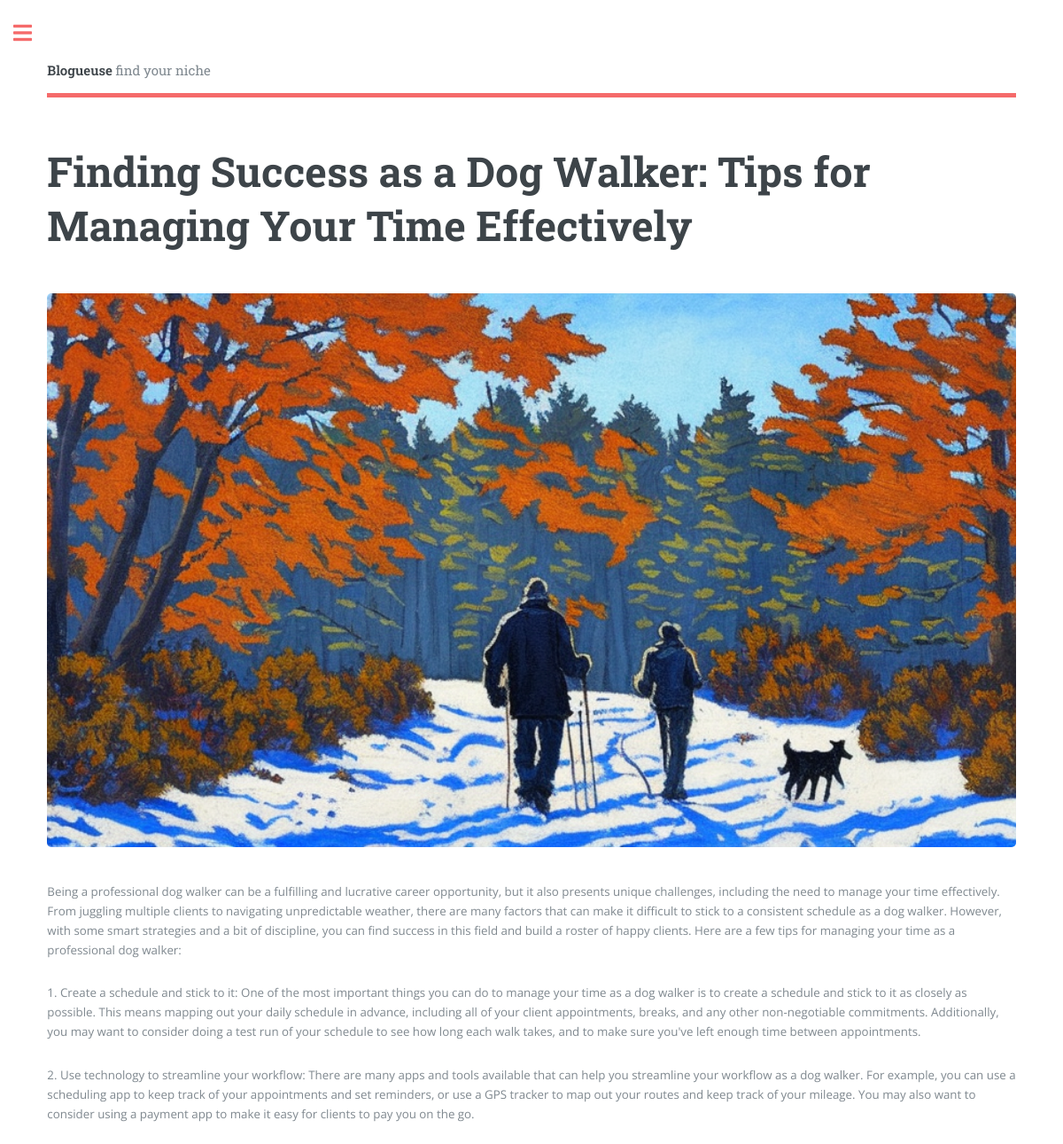
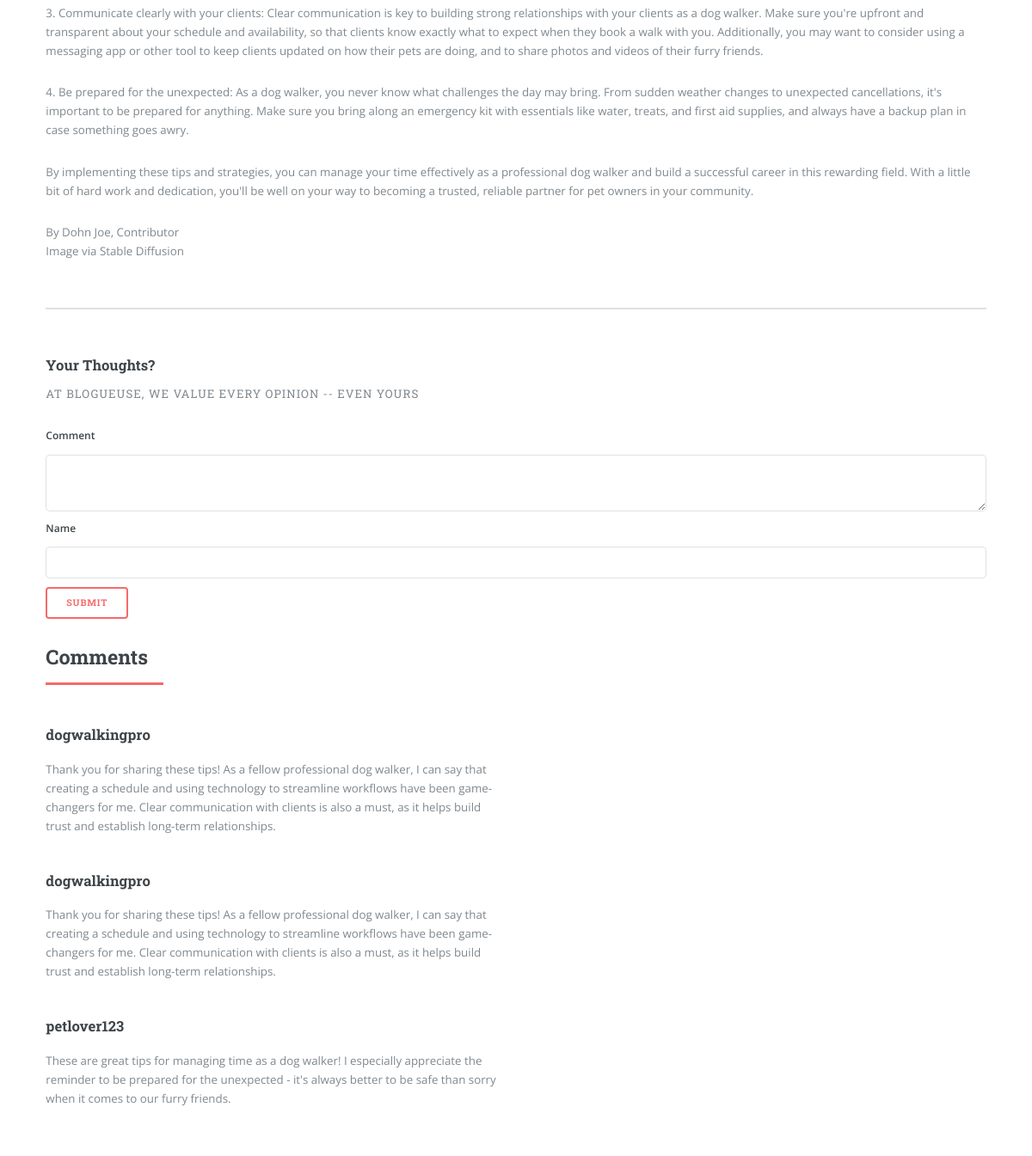
/posts/19, run on the app's committed database (2 pictures, top to bottom).
### tables this page shows
CREATE TABLE Post (
        id INTEGER PRIMARY KEY,
        authorid INTEGER,
        title TEXT NOT NULL,
        preview TEXT,
        content TEXT NOT NULL,
        created_utc INTEGER NOT NULL,
        FOREIGN KEY (authorid) REFERENCES Author (id)
    );

CREATE TABLE Author (
        id INTEGER PRIMARY KEY,
        name TEXT NOT NULL,
        role TEXT,
        bio TEXT
    );

CREATE TABLE Comment (
        id INTEGER PRIMARY KEY,
        postid INTEGER,
        author TEXT NOT NULL,
        content TEXT NOT NULL,
        created_utc INTEGER NOT NULL,
        FOREIGN KEY (postid) REFERENCES Post (id)
    );

### controllers/post.py (the view, shortened to what this page needs)
@post_blueprint.route('/posts/<int:post_id>', methods=['GET', 'POST'])
def show_post(post_id):
    form = CommentForm()
    form.post_id.data = post_id
    searchform = SearchForm()
    spotlight = get_spotlight_posts()
    selectedpost = BusinessLogicLayer.businesslogic.getposts(post_id)
    if not selectedpost:
        abort(404, "Sorry, we couldn't find the post you requested.")
    comments = BusinessLogicLayer.businesslogic.get_comments_by_post_id(post_id)
    selectedpost.addcomments(comments)
    author = BusinessLogicLayer.businesslogic.getauthors(selectedpost.authorid)
    return render_template('/postdetail.html', post=selectedpost, form=form, spotlight_topic = spotlight['topic'].name, spotlight_posts = spotlight['posts'],  searchform = searchform, author=author)

### forms.py
class CommentForm(FlaskForm):
    post_id = HiddenField('Post ID', validators=[DataRequired()])
    comment = TextAreaField('Comment', validators=[DataRequired(), Length(max=500), NoProfanity()])
    name = StringField('Name', validators=[Optional(), Length(max=50)])
    recaptcha = RecaptchaField()

class SearchForm(FlaskForm):
    query = StringField('Search', validators=[DataRequired(), Length(max=100)])
    submit = SubmitField('Search')

### BusinessLogicLayer/businesslogic.py (called while the page is built)
def populate_post_tags_and_author(post):
    tags = []
    posttags = DataAccessLayer.dataaccess.get_post_tags_by_postid(post.id)
    for posttag in posttags:
        tagid = int(posttag['tagid'])
        tag = DataAccessLayer.dataaccess.get_tags_by_id(tagid)
        tags.append(tag)
    post.addtags(tags)
    author = DataAccessLayer.dataaccess.get_authors(post.authorid)
    post.addauthor(author)

def getposts(id=None):
    posts = DataAccessLayer.dataaccess.get_posts(id)
    if(id):
        populate_post_tags_and_author(posts)
    else:
        for post in posts:
            populate_post_tags_and_author(post)
    return posts

def get_posts_by_tag(tagid):
    posttags = DataAccessLayer.dataaccess.get_post_tags_by_tagid(tagid)
    posts = []
    for posttag in posttags:
        postid = int(posttag['postid'])
        post = getposts(postid)
        posts.append(post)
    return posts

def getauthors(id=None):
    return DataAccessLayer.dataaccess.get_authors(id)

def get_comments_by_post_id(post_id):
    comments = DataAccessLayer.dataaccess.get_comments_by_post_id(post_id)
    sorted_comments = sorted(comments, key=lambda c: c.created_utc, reverse=True)
    return sorted_comments

def gettags(tagid=None):
    return DataAccessLayer.dataaccess.get_tags_by_id(tagid)

### DataAccessLayer/dataaccess.py (called while the page is built)
def get_authors(author_id=None):
    c = sqlite3.connect(dbname).cursor()
    if author_id:
        c.execute("SELECT id, name, role, bio FROM Author WHERE id=?", (author_id,))
        row = c.fetchone()
        if row is None:
            return None
        return Author(row[0], row[1], row[2], row[3])
    else:
        c.execute("SELECT id, name, role, bio FROM Author")
        rows = c.fetchall()
        return [Author(row[0], row[1], row[2], row[3]) for row in rows]

def get_comments_by_post_id(post_id):
    c = sqlite3.connect(dbname).cursor()
    c.execute("SELECT postid, id, author, content, created_utc FROM Comment WHERE postid=?", (post_id,))
    rows = c.fetchall()
    return [Comment(row[0], row[1], row[2], row[3], row[4]) for row in rows]

### templates/postdetail.html (shortened to what this page needs)
<!DOCTYPE HTML>
<html>
<head>
	<link rel="stylesheet" href="{{ url_for('static', filename='assets/css/main.css') }}" />
	<link rel="stylesheet" href="{{ url_for('static', filename='csscustom/style.css') }}" />
</head>
<body class="is-preload">
	<div id="wrapper">
		<div id="main">
			<div class="inner">
				<header id="header">
					<a href="{{ url_for('home.index') }}" class="logo"><strong>Blogueuse</strong> find your niche</a>
				</header>
				<section>
					<header class="main">
						<h1>{{ post.title }}</h1>
					</header>
					<span class="image main"><img
							src="{{ url_for('static', filename='images/posts_large/' ~ post.id ~ '.jpg') }}"
							alt="" /></span>
					{% for block in post.content.split('\n\n') %}
					<p>{{ block }}</p>
					{% endfor %}
					<p>By {{author.name}}, {{author.role}}<br>Image via {{ 'Unsplash' if post.id <= 16 else 'Stable Diffusion' }}</p>
				</section>
				<section>
					<header>
						<h3>Your Thoughts?</h3>
						<p>At Blogueuse, we value every opinion -- even yours</p>
					</header>
					<section id="comment-form" class="alt">
						<form method="post" action="{{ url_for('post.show_post', post_id=post.id) }}">
							{{ form.comment.label }} {{ form.comment() }}
							{{ form.name.label(class_="field-name", style="padding-top: 10px;") }} {{ form.name(class_="field-name-box") }}
							<input type="submit" value="Submit" style="margin-top: 10px;">
						</form>
					</section>
					<header class="major">
						<h2>Comments</h2>
					</header>
					<div class="features">
						{% for comment in post.comments %}
						<article>
							<div class="content">
								<h3>{{comment.author}}</h3>
								<p>{{comment.content}}</p>
							</div>
						</article>
						<article></article>
						{% endfor %}
					</div>
				</section>
			</div>
		</div>
	</div>
</body>
</html>

### data on the page
Post: title "Finding Success as a Dog Walker: Tips for Managing Your Time Effectively"
Author: name "Dohn Joe", role "Contributor"
Comment: author "dogwalkingpro", content "Thank you for sharing these tips! As a fellow professional dog walker, I can say that creating a schedule and using technology to streamline workflows have been game-changers for me. Clear communication with clients is also a must, as it helps build trust and establish long-term relationships."
Comment: author "dogwalkingpro", content "Thank you for sharing these tips! As a fellow professional dog walker, I can say that creating a schedule and using technology to streamline workflows have been game-changers for me. Clear communication with clients is also a must, as it helps build trust and establish long-term relationships."
Comment: author "petlover123", content "These are great tips for managing time as a dog walker! I especially appreciate the reminder to be prepared for the unexpected - it's always better to be safe than sorry when it comes to our furry friends."

### other printed values
{{ 'Unsplash' if post.id <= 16 else 'Stable Diffusion' }} "Stable Diffusion"
